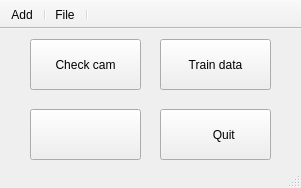
<?xml version="1.0" encoding="UTF-8"?>
<ui version="4.0">
 <class>MainWindow</class>
 <widget class="QMainWindow" name="MainWindow">
  <property name="geometry">
   <rect>
    <x>0</x>
    <y>0</y>
    <width>301</width>
    <height>188</height>
   </rect>
  </property>
  <property name="windowTitle">
   <string>MPSS</string>
  </property>
  <property name="windowIcon">
   <iconset resource="resources.qrc">
    <normaloff>:/resources/cctv2.png</normaloff>:/resources/cctv2.png</iconset>
  </property>
  <property name="tabShape">
   <enum>QTabWidget::Triangular</enum>
  </property>
  <widget class="QWidget" name="centralwidget">
   <property name="maximumSize">
    <size>
     <width>447</width>
     <height>259</height>
    </size>
   </property>
   <property name="mouseTracking">
    <bool>false</bool>
   </property>
   <property name="focusPolicy">
    <enum>Qt::ClickFocus</enum>
   </property>
   <widget class="QPushButton" name="pushButton">
    <property name="enabled">
     <bool>true</bool>
    </property>
    <property name="geometry">
     <rect>
      <x>30</x>
      <y>10</y>
      <width>111</width>
      <height>51</height>
     </rect>
    </property>
    <property name="toolTip">
     <string>&lt;html&gt;&lt;head/&gt;&lt;body&gt;&lt;p&gt;check camera&lt;/p&gt;&lt;/body&gt;&lt;/html&gt;</string>
    </property>
    <property name="text">
     <string>Check cam</string>
    </property>
    <property name="icon">
     <iconset resource="resources.qrc">
      <normaloff>:/resources/checkcam.png</normaloff>:/resources/checkcam.png</iconset>
    </property>
    <property name="iconSize">
     <size>
      <width>22</width>
      <height>22</height>
     </size>
    </property>
    <property name="autoDefault">
     <bool>false</bool>
    </property>
   </widget>
   <widget class="QPushButton" name="pushButton_2">
    <property name="geometry">
     <rect>
      <x>160</x>
      <y>10</y>
      <width>111</width>
      <height>51</height>
     </rect>
    </property>
    <property name="toolTip">
     <string>&lt;html&gt;&lt;head/&gt;&lt;body&gt;&lt;p&gt;train images&lt;/p&gt;&lt;/body&gt;&lt;/html&gt;</string>
    </property>
    <property name="text">
     <string>Train data</string>
    </property>
    <property name="icon">
     <iconset resource="resources.qrc">
      <normaloff>:/resources/process images.png</normaloff>:/resources/process images.png</iconset>
    </property>
    <property name="iconSize">
     <size>
      <width>22</width>
      <height>22</height>
     </size>
    </property>
   </widget>
   <widget class="QPushButton" name="pushButton_3">
    <property name="geometry">
     <rect>
      <x>30</x>
      <y>80</y>
      <width>111</width>
      <height>51</height>
     </rect>
    </property>
    <property name="toolTip">
     <string>&lt;html&gt;&lt;head/&gt;&lt;body&gt;&lt;p&gt;check camera&lt;/p&gt;&lt;/body&gt;&lt;/html&gt;</string>
    </property>
    <property name="text">
     <string/>
    </property>
    <property name="icon">
     <iconset resource="resources.qrc">
      <normaloff>:/resources/cctv1.png</normaloff>:/resources/cctv1.png</iconset>
    </property>
    <property name="iconSize">
     <size>
      <width>22</width>
      <height>22</height>
     </size>
    </property>
   </widget>
   <widget class="QPushButton" name="pushButton_4">
    <property name="geometry">
     <rect>
      <x>160</x>
      <y>80</y>
      <width>111</width>
      <height>51</height>
     </rect>
    </property>
    <property name="toolTip">
     <string>&lt;html&gt;&lt;head/&gt;&lt;body&gt;&lt;p&gt;check camera&lt;/p&gt;&lt;/body&gt;&lt;/html&gt;</string>
    </property>
    <property name="text">
     <string>     Quit</string>
    </property>
    <property name="icon">
     <iconset resource="resources.qrc">
      <normaloff>:/resources/quit.png</normaloff>:/resources/quit.png</iconset>
    </property>
    <property name="iconSize">
     <size>
      <width>22</width>
      <height>22</height>
     </size>
    </property>
   </widget>
  </widget>
  <widget class="QStatusBar" name="statusbar"/>
  <widget class="QToolBar" name="toolBar">
   <property name="enabled">
    <bool>true</bool>
   </property>
   <property name="windowTitle">
    <string>toolBar</string>
   </property>
   <property name="movable">
    <bool>false</bool>
   </property>
   <property name="iconSize">
    <size>
     <width>15</width>
     <height>15</height>
    </size>
   </property>
   <attribute name="toolBarArea">
    <enum>TopToolBarArea</enum>
   </attribute>
   <attribute name="toolBarBreak">
    <bool>false</bool>
   </attribute>
   <addaction name="actionAdd"/>
   <addaction name="separator"/>
   <addaction name="action_File"/>
   <addaction name="separator"/>
  </widget>
  <action name="actionAdd">
   <property name="checkable">
    <bool>false</bool>
   </property>
   <property name="checked">
    <bool>false</bool>
   </property>
   <property name="enabled">
    <bool>true</bool>
   </property>
   <property name="icon">
    <iconset resource="resources.qrc">
     <normaloff>:/resources/add_user.png</normaloff>
     <normalon>:/resources/user.png</normalon>:/resources/add_user.png</iconset>
   </property>
   <property name="text">
    <string>Add</string>
   </property>
   <property name="toolTip">
    <string>Add new data</string>
   </property>
  </action>
  <action name="action_File">
   <property name="icon">
    <iconset>
     <normalon>:/resources/folder.png</normalon>
    </iconset>
   </property>
   <property name="text">
    <string>File</string>
   </property>
   <property name="toolTip">
    <string>Open File</string>
   </property>
  </action>
 </widget>
 <tabstops>
  <tabstop>pushButton</tabstop>
  <tabstop>pushButton_2</tabstop>
  <tabstop>pushButton_3</tabstop>
  <tabstop>pushButton_4</tabstop>
 </tabstops>
 <resources>
  <include location="resources.qrc"/>
 </resources>
 <connections/>
</ui>
